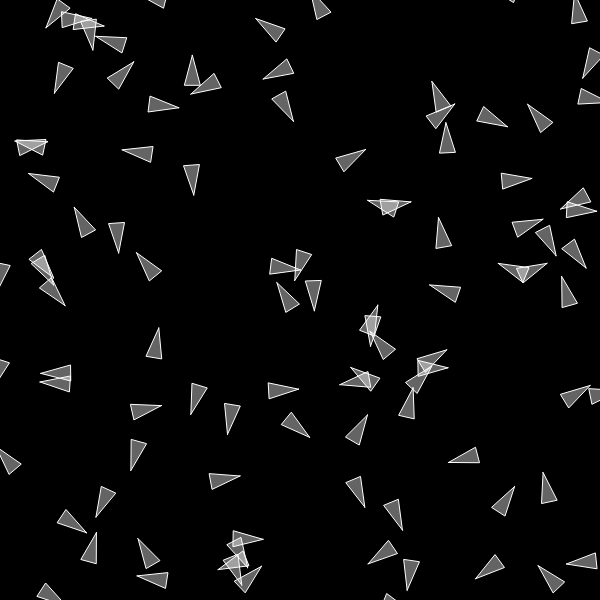
Frame 1 (no input)
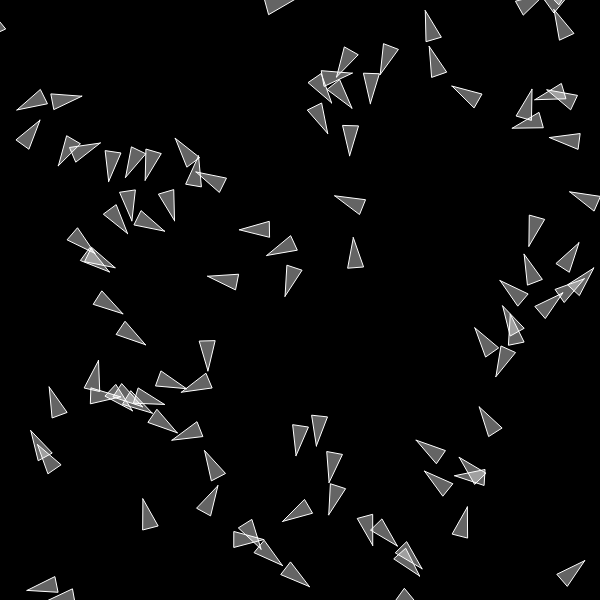
Frame 60 (no input)
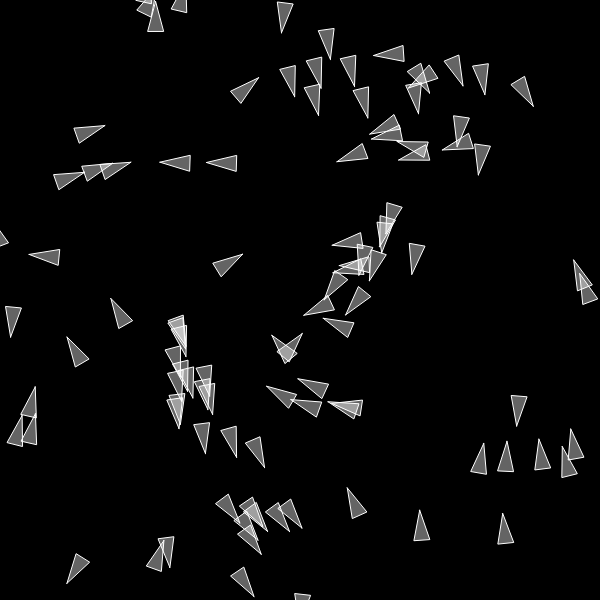
Frame 120 (the mouse pressed at the canvas centre since frame 60)

The p5.js sketch that drew these frames (run headless with seeded random() and noise() and a simulated clock; from frame 60 on, the mouse is pressed at the canvas centre):

// p5.js sketch
// ── sketch.js
let boids = [];

let alignSlider, cohesionSlider, separationSlider;

function setup() {
  createCanvas(600, 600);
  
  alignSlider = createSlider(0, 5, 1, 0.1);
  cohesionSlider = createSlider(0, 5, 1, 0.1);
  separationSlider = createSlider(0, 5, 1, 0.1);
  
  for(let i = 0 ; i < 100 ; i++){
    boids.push(new Boid());
  }
  
}

function draw() {
  background(0);
  for(let b of boids){
    
    b.flock();
    
    b.edges();
    b.update();
    b.show();
  }
}
// ── boid.js
class Boid {
  constructor(){
    this.pos = createVector(random(width), random(height));
    this.vel = p5.Vector.random2D();
    this.vel.setMag(random(0.5, 1.5));
    //this.acc = p5.Vector.random2D();
    this.acc = createVector(0, 0);
    this.maxForce = 0.1;
    this.maxSpeed = 3;
    
    this.updateVertices();
  }
  
  updateVertices(){
    let auxPos = this.pos.copy();
    let auxVel = this.vel.copy();
    auxVel.normalize();
    auxVel.mult(30); // Length of head
    
    auxPos.add(auxVel);
    this.v1 = createVector(auxPos.x, auxPos.y);
    
    auxPos.sub(auxVel);
    
    auxVel.normalize();
    auxVel.mult(8);
    auxVel.rotate(PI/2);
    
    auxPos.add(auxVel);
    this.v2 = createVector(auxPos.x, auxPos.y);
    
    auxPos.sub(auxVel);
    auxVel.rotate(PI);
    
    auxPos.add(auxVel);
    this.v3 = createVector(auxPos.x, auxPos.y);
  }
  
  show(){
    
    stroke(255);
    strokeWeight(1);
    fill(255, 100);
    beginShape();
    vertex(this.v1.x, this.v1.y);
    vertex(this.v2.x, this.v2.y);
    vertex(this.v3.x, this.v3.y);
    endShape(CLOSE);
    
  }
  
  edges(){
    if(this.pos.x < 0){
      this.pos.x = width;
    } else if(this.pos.x > width){
      this.pos.x = 0;
    }
    
    if(this.pos.y < 0){
      this.pos.y = height;
    } else if(this.pos.y > height){
      this.pos.y = 0;
    }
  }
  
  flock(){
    let alignment = this.align();
    let cohesion = this.cohesion();
    let separation = this.separation();
    
    alignment.mult(alignSlider.value());
    cohesion.mult(cohesionSlider.value());
    separation.mult(separationSlider.value());
    
    this.acc.add(alignment);
    this.acc.add(cohesion);
    this.acc.add(separation);
  }
  
  separation(){
    
    const searchRadius = 50;
    let total = 0;
    let avg = createVector();
    for(let b of boids){
      const d = p5.Vector.dist(this.pos, b.pos);
      if(b != this && d < searchRadius){
        let diff = p5.Vector.sub(this.pos, b.pos);
        diff.div(d);
        avg.add(diff);
        total++;
      }
    }
    
    if(total > 0){
      avg.div(total);
      avg.setMag(this.maxSpeed);
      avg.sub(this.vel);
      avg.limit(this.maxForce);
    }
    return avg;
  }
  
  cohesion(){
    
    const searchRadius = 50;
    let total = 0;
    let avg = createVector();
    for(let b of boids){
      const d = p5.Vector.dist(this.pos, b.pos);
      if(b != this && d < searchRadius){
        
        avg.add(b.pos);
        total++;
      }
    }
    
    if(total > 0){
      avg.div(total);
      avg.sub(this.pos);
      avg.setMag(this.maxSpeed);
      avg.sub(this.vel);
      avg.limit(this.maxForce);
    }
    return avg;
  }
  
  align(){
    
    const searchRadius = 50;
    let total = 0;
    let avg = createVector();
    for(let b of boids){
      const d = p5.Vector.dist(this.pos, b.pos);
      if(b != this && d < searchRadius){
        
        avg.add(b.vel);
        total++;
      }
    }
    
    if(total > 0){
      avg.div(total);
      avg.setMag(this.maxSpeed);
      avg.sub(this.vel);
      avg.limit(this.maxForce);
    }
    return avg;
  }
  
  update(){
    this.vel.add(this.acc);
    this.vel.setMag(this.maxSpeed);
    
    this.pos.add(this.vel);
    this.updateVertices();
    this.acc.mult(0);
    
    
  }
}
